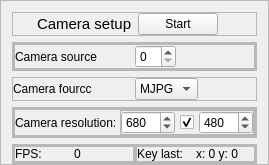
        <widget class="QFrame" name="camera_info">
         <property name="frameShape">
          <enum>QFrame::StyledPanel</enum>
         </property>
         <property name="frameShadow">
          <enum>QFrame::Raised</enum>
         </property>
         <layout class="QVBoxLayout" name="verticalLayout_8">
          <property name="spacing">
           <number>6</number>
          </property>
          <property name="leftMargin">
           <number>11</number>
          </property>
          <property name="topMargin">
           <number>11</number>
          </property>
          <property name="bottomMargin">
           <number>0</number>
          </property>
          <item>
           <widget class="QFrame" name="frame_13">
            <property name="frameShape">
             <enum>QFrame::StyledPanel</enum>
            </property>
            <property name="frameShadow">
             <enum>QFrame::Raised</enum>
            </property>
            <layout class="QHBoxLayout" name="horizontalLayout_26">
             <property name="leftMargin">
              <number>0</number>
             </property>
             <property name="topMargin">
              <number>0</number>
             </property>
             <property name="rightMargin">
              <number>0</number>
             </property>
             <property name="bottomMargin">
              <number>0</number>
             </property>
             <item alignment="Qt::AlignRight">
              <widget class="QLabel" name="label_7">
               <property name="font">
                <font>
                 <pointsize>-1</pointsize>
                </font>
               </property>
               <property name="styleSheet">
                <string notr="true">QLabel	{
	font-size: 15px;
}</string>
               </property>
               <property name="text">
                <string>Camera setup</string>
               </property>
               <property name="indent">
                <number>1</number>
               </property>
               <property name="textInteractionFlags">
                <set>Qt::NoTextInteraction</set>
               </property>
              </widget>
             </item>
             <item alignment="Qt::AlignLeft">
              <widget class="QPushButton" name="video_start">
               <property name="text">
                <string>Start</string>
               </property>
               <property name="checkable">
                <bool>true</bool>
               </property>
              </widget>
             </item>
            </layout>
           </widget>
          </item>
          <item>
           <widget class="QFrame" name="frame_27">
            <property name="frameShape">
             <enum>QFrame::StyledPanel</enum>
            </property>
            <property name="frameShadow">
             <enum>QFrame::Raised</enum>
            </property>
            <layout class="QHBoxLayout" name="horizontalLayout_18">
             <property name="spacing">
              <number>0</number>
             </property>
             <property name="leftMargin">
              <number>0</number>
             </property>
             <property name="topMargin">
              <number>0</number>
             </property>
             <property name="rightMargin">
              <number>0</number>
             </property>
             <property name="bottomMargin">
              <number>0</number>
             </property>
             <item>
              <widget class="QFrame" name="frame_28">
               <property name="frameShape">
                <enum>QFrame::StyledPanel</enum>
               </property>
               <property name="frameShadow">
                <enum>QFrame::Raised</enum>
               </property>
               <layout class="QVBoxLayout" name="verticalLayout_14">
                <property name="spacing">
                 <number>0</number>
                </property>
                <property name="leftMargin">
                 <number>0</number>
                </property>
                <property name="topMargin">
                 <number>0</number>
                </property>
                <property name="rightMargin">
                 <number>0</number>
                </property>
                <property name="bottomMargin">
                 <number>0</number>
                </property>
                <item>
                 <widget class="QFrame" name="frame_29">
                  <property name="frameShape">
                   <enum>QFrame::StyledPanel</enum>
                  </property>
                  <property name="frameShadow">
                   <enum>QFrame::Raised</enum>
                  </property>
                  <layout class="QHBoxLayout" name="horizontalLayout_19">
                   <property name="spacing">
                    <number>0</number>
                   </property>
                   <property name="leftMargin">
                    <number>0</number>
                   </property>
                   <property name="topMargin">
                    <number>0</number>
                   </property>
                   <property name="rightMargin">
                    <number>0</number>
                   </property>
                   <property name="bottomMargin">
                    <number>0</number>
                   </property>
                   <item>
                    <widget class="QLabel" name="label_19">
                     <property name="text">
                      <string>Camera source</string>
                     </property>
                     <property name="textInteractionFlags">
                      <set>Qt::NoTextInteraction</set>
                     </property>
                    </widget>
                   </item>
                   <item alignment="Qt::AlignLeft">
                    <widget class="QSpinBox" name="camera_source_input">
                     <property name="toolTip">
                      <string>id камеры</string>
                     </property>
                     <property name="value">
                      <number>0</number>
                     </property>
                    </widget>
                   </item>
                  </layout>
                 </widget>
                </item>
               </layout>
              </widget>
             </item>
            </layout>
           </widget>
          </item>
          <item>
           <widget class="QFrame" name="frame_30">
            <property name="frameShape">
             <enum>QFrame::StyledPanel</enum>
            </property>
            <property name="frameShadow">
             <enum>QFrame::Raised</enum>
            </property>
            <layout class="QHBoxLayout" name="horizontalLayout_20">
             <property name="spacing">
              <number>0</number>
             </property>
             <property name="leftMargin">
              <number>0</number>
             </property>
             <property name="topMargin">
              <number>0</number>
             </property>
             <property name="rightMargin">
              <number>0</number>
             </property>
             <property name="bottomMargin">
              <number>0</number>
             </property>
             <item>
              <widget class="QLabel" name="label_20">
               <property name="text">
                <string>Camera fourcc</string>
               </property>
               <property name="textInteractionFlags">
                <set>Qt::NoTextInteraction</set>
               </property>
              </widget>
             </item>
             <item alignment="Qt::AlignLeft">
              <widget class="QComboBox" name="fourcc_input">
               <item>
                <property name="text">
                 <string>MJPG</string>
                </property>
               </item>
               <item>
                <property name="text">
                 <string>YUYV</string>
                </property>
               </item>
              </widget>
             </item>
            </layout>
           </widget>
          </item>
          <item>
           <widget class="QFrame" name="frame_19">
            <property name="frameShape">
             <enum>QFrame::StyledPanel</enum>
            </property>
            <property name="frameShadow">
             <enum>QFrame::Raised</enum>
            </property>
            <layout class="QHBoxLayout" name="horizontalLayout_13">
             <property name="spacing">
              <number>0</number>
             </property>
             <property name="leftMargin">
              <number>0</number>
             </property>
             <property name="topMargin">
              <number>0</number>
             </property>
             <property name="rightMargin">
              <number>0</number>
             </property>
             <property name="bottomMargin">
              <number>0</number>
             </property>
             <item>
              <widget class="QFrame" name="frame_21">
               <property name="frameShape">
                <enum>QFrame::StyledPanel</enum>
               </property>
               <property name="frameShadow">
                <enum>QFrame::Raised</enum>
               </property>
               <layout class="QVBoxLayout" name="verticalLayout_12">
                <property name="leftMargin">
                 <number>0</number>
                </property>
                <property name="topMargin">
                 <number>0</number>
                </property>
                <property name="rightMargin">
                 <number>0</number>
                </property>
                <property name="bottomMargin">
                 <number>0</number>
                </property>
                <item>
                 <widget class="QFrame" name="frame_22">
                  <property name="frameShape">
                   <enum>QFrame::StyledPanel</enum>
                  </property>
                  <property name="frameShadow">
                   <enum>QFrame::Raised</enum>
                  </property>
                  <layout class="QHBoxLayout" name="horizontalLayout_14">
                   <property name="spacing">
                    <number>0</number>
                   </property>
                   <property name="leftMargin">
                    <number>0</number>
                   </property>
                   <property name="topMargin">
                    <number>0</number>
                   </property>
                   <property name="rightMargin">
                    <number>0</number>
                   </property>
                   <property name="bottomMargin">
                    <number>0</number>
                   </property>
                   <item>
                    <widget class="QLabel" name="label_14">
                     <property name="text">
                      <string>Camera resolution: </string>
                     </property>
                     <property name="textInteractionFlags">
                      <set>Qt::NoTextInteraction</set>
                     </property>
                    </widget>
                   </item>
                   <item alignment="Qt::AlignLeft">
                    <widget class="QFrame" name="frame_2">
                     <property name="frameShape">
                      <enum>QFrame::StyledPanel</enum>
                     </property>
                     <property name="frameShadow">
                      <enum>QFrame::Raised</enum>
                     </property>
                     <layout class="QHBoxLayout" name="horizontalLayout_25">
                      <property name="spacing">
                       <number>5</number>
                      </property>
                      <property name="leftMargin">
                       <number>0</number>
                      </property>
                      <property name="topMargin">
                       <number>0</number>
                      </property>
                      <property name="rightMargin">
                       <number>0</number>
                      </property>
                      <property name="bottomMargin">
                       <number>0</number>
                      </property>
                      <item>
                       <widget class="QSpinBox" name="w_input">
                        <property name="minimum">
                         <number>320</number>
                        </property>
                        <property name="maximum">
                         <number>2560</number>
                        </property>
                        <property name="singleStep">
                         <number>20</number>
                        </property>
                        <property name="value">
                         <number>680</number>
                        </property>
                       </widget>
                      </item>
                      <item>
                       <widget class="QCheckBox" name="keep_ratio">
                        <property name="toolTip">
                         <string>Сохранить пропорции</string>
                        </property>
                        <property name="text">
                         <string/>
                        </property>
                        <property name="checked">
                         <bool>true</bool>
                        </property>
                       </widget>
                      </item>
                      <item>
                       <widget class="QSpinBox" name="h_input">
                        <property name="minimum">
                         <number>200</number>
                        </property>
                        <property name="maximum">
                         <number>2048</number>
                        </property>
                        <property name="singleStep">
                         <number>20</number>
                        </property>
                        <property name="value">
                         <number>480</number>
                        </property>
                       </widget>
                      </item>
                     </layout>
                    </widget>
                   </item>
                  </layout>
                 </widget>
                </item>
               </layout>
              </widget>
             </item>
            </layout>
           </widget>
          </item>
          <item>
           <widget class="QFrame" name="frame_18">
            <property name="frameShape">
             <enum>QFrame::StyledPanel</enum>
            </property>
            <property name="frameShadow">
             <enum>QFrame::Raised</enum>
            </property>
            <layout class="QHBoxLayout" name="horizontalLayout_11">
             <property name="spacing">
              <number>0</number>
             </property>
             <property name="leftMargin">
              <number>0</number>
             </property>
             <property name="topMargin">
              <number>0</number>
             </property>
             <property name="rightMargin">
              <number>0</number>
             </property>
             <property name="bottomMargin">
              <number>0</number>
             </property>
             <item>
              <widget class="QFrame" name="frame_16">
               <property name="frameShape">
                <enum>QFrame::StyledPanel</enum>
               </property>
               <property name="frameShadow">
                <enum>QFrame::Raised</enum>
               </property>
               <layout class="QVBoxLayout" name="verticalLayout_10">
                <property name="leftMargin">
                 <number>0</number>
                </property>
                <property name="topMargin">
                 <number>0</number>
                </property>
                <property name="rightMargin">
                 <number>0</number>
                </property>
                <property name="bottomMargin">
                 <number>0</number>
                </property>
                <item>
                 <widget class="QFrame" name="frame_17">
                  <property name="frameShape">
                   <enum>QFrame::StyledPanel</enum>
                  </property>
                  <property name="frameShadow">
                   <enum>QFrame::Raised</enum>
                  </property>
                  <layout class="QHBoxLayout" name="horizontalLayout_10">
                   <property name="spacing">
                    <number>0</number>
                   </property>
                   <property name="leftMargin">
                    <number>0</number>
                   </property>
                   <property name="topMargin">
                    <number>0</number>
                   </property>
                   <property name="rightMargin">
                    <number>0</number>
                   </property>
                   <property name="bottomMargin">
                    <number>0</number>
                   </property>
                   <item>
                    <widget class="QLabel" name="label_10">
                     <property name="text">
                      <string>FPS:</string>
                     </property>
                     <property name="textInteractionFlags">
                      <set>Qt::NoTextInteraction</set>
                     </property>
                    </widget>
                   </item>
                   <item alignment="Qt::AlignLeft">
                    <widget class="QLabel" name="fps">
                     <property name="text">
                      <string>0</string>
                     </property>
                     <property name="textInteractionFlags">
                      <set>Qt::NoTextInteraction</set>
                     </property>
                    </widget>
                   </item>
                  </layout>
                 </widget>
                </item>
               </layout>
              </widget>
             </item>
             <item>
              <widget class="QFrame" name="frame_14">
               <property name="frameShape">
                <enum>QFrame::StyledPanel</enum>
               </property>
               <property name="frameShadow">
                <enum>QFrame::Raised</enum>
               </property>
               <layout class="QVBoxLayout" name="verticalLayout_9">
                <property name="spacing">
                 <number>0</number>
                </property>
                <property name="leftMargin">
                 <number>0</number>
                </property>
                <property name="topMargin">
                 <number>0</number>
                </property>
                <property name="rightMargin">
                 <number>0</number>
                </property>
                <property name="bottomMargin">
                 <number>0</number>
                </property>
                <item>
                 <widget class="QFrame" name="frame_15">
                  <property name="frameShape">
                   <enum>QFrame::StyledPanel</enum>
                  </property>
                  <property name="frameShadow">
                   <enum>QFrame::Raised</enum>
                  </property>
                  <layout class="QHBoxLayout" name="horizontalLayout_9">
                   <property name="spacing">
                    <number>0</number>
                   </property>
                   <property name="leftMargin">
                    <number>0</number>
                   </property>
                   <property name="topMargin">
                    <number>0</number>
                   </property>
                   <property name="rightMargin">
                    <number>0</number>
                   </property>
                   <property name="bottomMargin">
                    <number>0</number>
                   </property>
                   <item>
                    <widget class="QLabel" name="label_8">
                     <property name="text">
                      <string>Key last:</string>
                     </property>
                     <property name="textInteractionFlags">
                      <set>Qt::NoTextInteraction</set>
                     </property>
                    </widget>
                   </item>
                   <item alignment="Qt::AlignLeft">
                    <widget class="QLabel" name="key_last">
                     <property name="text">
                      <string>x: 0 y: 0</string>
                     </property>
                     <property name="textInteractionFlags">
                      <set>Qt::NoTextInteraction</set>
                     </property>
                    </widget>
                   </item>
                  </layout>
                 </widget>
                </item>
               </layout>
              </widget>
             </item>
            </layout>
           </widget>
          </item>
         </layout>
        </widget>
